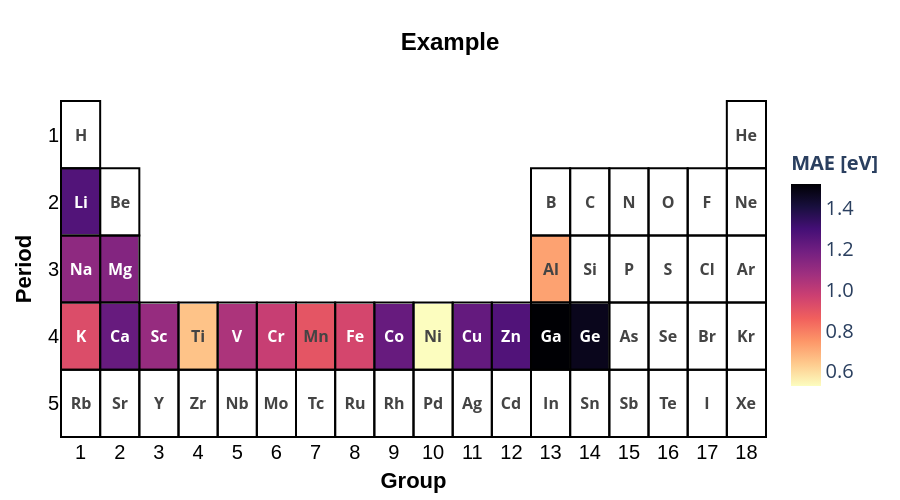

Write notebook code for a chart like this one.
### Code cell
import pandas as pd
import numpy as np
import plotly.graph_objects as go

# df is your DataFrame with columns: "period" (int), "group" (int), "symbol" (str), "value" (int/float)

rows, cols = 5, 18
z = np.full((rows, cols), np.nan)
labels = np.full((rows, cols), '', dtype=object)

# Fill z and labels
for _, row in df.iterrows():
    r = row["period"] - 1
    c = row["group"] - 1
    labels[r, c] = row["symbol"]
    z[r, c] = row["value"] if pd.notnull(row["value"]) else -1 

# Mask -1 values (used for missing data)
z_masked = np.where(z == -1, np.nan, z)

# Create heatmap
fig = go.Figure(data=go.Heatmap(
    z=z_masked,
    text=labels,
    texttemplate="<b>%{text}</b>",
    textfont={"size": 16},
    hoverinfo="text+z",
    colorscale="magma_r",  # reversed colormap
    colorbar=dict(
    title=dict(
        text="<b>MAE [eV]</b>",
        side="top",
        font=dict(size=20)
    ),
    orientation="v",
    x=1.02,
    xanchor="left",
    tickfont=dict(size=20),
    thickness=30,
    len=0.75,
    tickformat=".1f" 
),

    zmin=np.nanmin(z_masked),
    zmax=np.nanmax(z_masked),
    xgap=2,
    ygap=2
))

for r in range(rows):
    for c in range(cols):
        if labels[r, c] != '' and np.isnan(z[r, c]):
            fig.add_shape(
                type="rect",
                x0=c - 0.5, x1=c + 0.5,
                y0=r - 0.5, y1=r + 0.5,
                line=dict(color="black", width=1.5),
                fillcolor="lightgray",
                layer="below"
            )
            fig.add_annotation(
                x=c, y=r,
                text=f"<b>{labels[r, c]}</b>",
                showarrow=False,
                font=dict(size=20, color="black")
            )

# Borders for all defined elements
for _, row in df.iterrows():
    r = row["period"] - 1
    c = row["group"] - 1
    fig.add_shape(
        type="rect",
        x0=c - 0.5, x1=c + 0.5,
        y0=r - 0.5, y1=r + 0.5,
        line=dict(color="black", width=2),
        layer="above"
    )

# Layout with title and axis labels
fig.update_layout(
    title=dict(
        text="<b>Example</b>",
        x=0.5,
        xanchor="center",
        font=dict(size=24, family="Arial", color="black")
    ),
    xaxis=dict(
        tickmode="array",
        tickvals=list(range(18)),
        ticktext=[str(i+1) for i in range(18)],
        showgrid=False,
        zeroline=False,
        tickfont=dict(size=20, family="Arial", color="black"),
        title=dict(
            text="<b>Group</b>",
            font=dict(size=22, family="Arial", color="black"),
            standoff=10
        )
    ),
    yaxis=dict(
        tickmode="array",
        tickvals=list(range(rows)),
        ticktext=[1, 2, 3, 4, 5],
        autorange="reversed",
        showgrid=False,
        zeroline=False,
        tickfont=dict(size=20, family="Arial", color="black"),
        title=dict(
            text="<b>Period</b>",
            font=dict(size=22, family="Arial", color="black"),
            standoff=10
        )
    ),
    plot_bgcolor="white",
    margin=dict(l=60, r=100, t=100, b=60),
    height=500
)

# Show figure
fig.show()

### Figure 1 — Plotly figure (JSON) as saved in the notebook; plotly's stock layout.template omitted (floating-point values rounded to 4 significant figures)
{"data": [{"colorbar": {"len": 0.75, "orientation": "v", "thickness": 30, "tickfont": {"size": 20}, "tickformat": ".1f", "title": {"font": {"size": 20}, "side": "top", "text": "<b>MAE [eV]</b>"}, "x": 1.02, "xanchor": "left"}, "colorscale": [[0, "#fcfdbf"], [0.1111, "#feca8d"], [0.2222, "#fd9668"], [0.3333, "#f1605d"], [0.4444, "#cd4071"], [0.5556, "#9e2f7f"], [0.6667, "#721f81"], [0.7778, "#440f76"], [0.8889, "#180f3d"], [1, "#000004"]], "hoverinfo": "text+z", "text": [["H", "", "", "", "", "", "", "", "", "", "", "", "", "", "", "", "", "He"], ["Li", "Be", "", "", "", "", "", "", "", "", "", "", "B", "C", "N", "O", "F", "Ne"], ["Na", "Mg", "", "", "", "", "", "", "", "", "", "", "Al", "Si", "P", "S", "Cl", "Ar"], ["K", "Ca", "Sc", "Ti", "V", "Cr", "Mn", "Fe", "Co", "Ni", "Cu", "Zn", "Ga", "Ge", "As", "Se", "Br", "Kr"], ["Rb", "Sr", "Y", "Zr", "Nb", "Mo", "Tc", "Ru", "Rh", "Pd", "Ag", "Cd", "In", "Sn", "Sb", "Te", "I", "Xe"]], "textfont": {"size": 16}, "texttemplate": "<b>%{text}</b>", "type": "heatmap", "xgap": 2, "ygap": 2, "z": [[NaN, NaN, NaN, NaN, NaN, NaN, NaN, NaN, NaN, NaN, NaN, NaN, NaN, NaN, NaN, NaN, NaN, NaN], [1.265, NaN, NaN, NaN, NaN, NaN, NaN, NaN, NaN, NaN, NaN, NaN, NaN, NaN, NaN, NaN, NaN, NaN], [1.119, 1.147, NaN, NaN, NaN, NaN, NaN, NaN, NaN, NaN, NaN, NaN, 0.7232, NaN, NaN, NaN, NaN, NaN], [0.9257, 1.216, 1.1, 0.6527, 1.046, 0.9819, 0.8972, 0.9486, 1.216, 0.5282, 1.222, 1.269, 1.52, 1.474, NaN, NaN, NaN, NaN], [NaN, NaN, NaN, NaN, NaN, NaN, NaN, NaN, NaN, NaN, NaN, NaN, NaN, NaN, NaN, NaN, NaN, NaN]], "zmax": 1.52, "zmin": 0.5282}], "layout": {"height": 500, "margin": {"b": 60, "l": 60, "r": 100, "t": 100}, "plot_bgcolor": "white", "shapes": [{"layer": "above", "line": {"color": "black", "width": 2}, "type": "rect", "x0": -0.5, "x1": 0.5, "y0": -0.5, "y1": 0.5}, {"layer": "above", "line": {"color": "black", "width": 2}, "type": "rect", "x0": 16.5, "x1": 17.5, "y0": -0.5, "y1": 0.5}, {"layer": "above", "line": {"color": "black", "width": 2}, "type": "rect", "x0": -0.5, "x1": 0.5, "y0": 0.5, "y1": 1.5}, {"layer": "above", "line": {"color": "black", "width": 2}, "type": "rect", "x0": 0.5, "x1": 1.5, "y0": 0.5, "y1": 1.5}, {"layer": "above", "line": {"color": "black", "width": 2}, "type": "rect", "x0": 11.5, "x1": 12.5, "y0": 0.5, "y1": 1.5}, {"layer": "above", "line": {"color": "black", "width": 2}, "type": "rect", "x0": 12.5, "x1": 13.5, "y0": 0.5, "y1": 1.5}, {"layer": "above", "line": {"color": "black", "width": 2}, "type": "rect", "x0": 13.5, "x1": 14.5, "y0": 0.5, "y1": 1.5}, {"layer": "above", "line": {"color": "black", "width": 2}, "type": "rect", "x0": 14.5, "x1": 15.5, "y0": 0.5, "y1": 1.5}, {"layer": "above", "line": {"color": "black", "width": 2}, "type": "rect", "x0": 15.5, "x1": 16.5, "y0": 0.5, "y1": 1.5}, {"layer": "above", "line": {"color": "black", "width": 2}, "type": "rect", "x0": 16.5, "x1": 17.5, "y0": 0.5, "y1": 1.5}, {"layer": "above", "line": {"color": "black", "width": 2}, "type": "rect", "x0": -0.5, "x1": 0.5, "y0": 1.5, "y1": 2.5}, {"layer": "above", "line": {"color": "black", "width": 2}, "type": "rect", "x0": 0.5, "x1": 1.5, "y0": 1.5, "y1": 2.5}, {"layer": "above", "line": {"color": "black", "width": 2}, "type": "rect", "x0": 11.5, "x1": 12.5, "y0": 1.5, "y1": 2.5}, {"layer": "above", "line": {"color": "black", "width": 2}, "type": "rect", "x0": 12.5, "x1": 13.5, "y0": 1.5, "y1": 2.5}, {"layer": "above", "line": {"color": "black", "width": 2}, "type": "rect", "x0": 13.5, "x1": 14.5, "y0": 1.5, "y1": 2.5}, {"layer": "above", "line": {"color": "black", "width": 2}, "type": "rect", "x0": 14.5, "x1": 15.5, "y0": 1.5, "y1": 2.5}, {"layer": "above", "line": {"color": "black", "width": 2}, "type": "rect", "x0": 15.5, "x1": 16.5, "y0": 1.5, "y1": 2.5}, {"layer": "above", "line": {"color": "black", "width": 2}, "type": "rect", "x0": 16.5, "x1": 17.5, "y0": 1.5, "y1": 2.5}, {"layer": "above", "line": {"color": "black", "width": 2}, "type": "rect", "x0": -0.5, "x1": 0.5, "y0": 2.5, "y1": 3.5}, {"layer": "above", "line": {"color": "black", "width": 2}, "type": "rect", "x0": 0.5, "x1": 1.5, "y0": 2.5, "y1": 3.5}, {"layer": "above", "line": {"color": "black", "width": 2}, "type": "rect", "x0": 1.5, "x1": 2.5, "y0": 2.5, "y1": 3.5}, {"layer": "above", "line": {"color": "black", "width": 2}, "type": "rect", "x0": 2.5, "x1": 3.5, "y0": 2.5, "y1": 3.5}, {"layer": "above", "line": {"color": "black", "width": 2}, "type": "rect", "x0": 3.5, "x1": 4.5, "y0": 2.5, "y1": 3.5}, {"layer": "above", "line": {"color": "black", "width": 2}, "type": "rect", "x0": 4.5, "x1": 5.5, "y0": 2.5, "y1": 3.5}, {"layer": "above", "line": {"color": "black", "width": 2}, "type": "rect", "x0": 5.5, "x1": 6.5, "y0": 2.5, "y1": 3.5}, {"layer": "above", "line": {"color": "black", "width": 2}, "type": "rect", "x0": 6.5, "x1": 7.5, "y0": 2.5, "y1": 3.5}, {"layer": "above", "line": {"color": "black", "width": 2}, "type": "rect", "x0": 7.5, "x1": 8.5, "y0": 2.5, "y1": 3.5}, {"layer": "above", "line": {"color": "black", "width": 2}, "type": "rect", "x0": 8.5, "x1": 9.5, "y0": 2.5, "y1": 3.5}, {"layer": "above", "line": {"color": "black", "width": 2}, "type": "rect", "x0": 9.5, "x1": 10.5, "y0": 2.5, "y1": 3.5}, {"layer": "above", "line": {"color": "black", "width": 2}, "type": "rect", "x0": 10.5, "x1": 11.5, "y0": 2.5, "y1": 3.5}, {"layer": "above", "line": {"color": "black", "width": 2}, "type": "rect", "x0": 11.5, "x1": 12.5, "y0": 2.5, "y1": 3.5}, {"layer": "above", "line": {"color": "black", "width": 2}, "type": "rect", "x0": 12.5, "x1": 13.5, "y0": 2.5, "y1": 3.5}, {"layer": "above", "line": {"color": "black", "width": 2}, "type": "rect", "x0": 13.5, "x1": 14.5, "y0": 2.5, "y1": 3.5}, {"layer": "above", "line": {"color": "black", "width": 2}, "type": "rect", "x0": 14.5, "x1": 15.5, "y0": 2.5, "y1": 3.5}, {"layer": "above", "line": {"color": "black", "width": 2}, "type": "rect", "x0": 15.5, "x1": 16.5, "y0": 2.5, "y1": 3.5}, {"layer": "above", "line": {"color": "black", "width": 2}, "type": "rect", "x0": 16.5, "x1": 17.5, "y0": 2.5, "y1": 3.5}, {"layer": "above", "line": {"color": "black", "width": 2}, "type": "rect", "x0": -0.5, "x1": 0.5, "y0": 3.5, "y1": 4.5}, {"layer": "above", "line": {"color": "black", "width": 2}, "type": "rect", "x0": 0.5, "x1": 1.5, "y0": 3.5, "y1": 4.5}, {"layer": "above", "line": {"color": "black", "width": 2}, "type": "rect", "x0": 1.5, "x1": 2.5, "y0": 3.5, "y1": 4.5}, {"layer": "above", "line": {"color": "black", "width": 2}, "type": "rect", "x0": 2.5, "x1": 3.5, "y0": 3.5, "y1": 4.5}, {"layer": "above", "line": {"color": "black", "width": 2}, "type": "rect", "x0": 3.5, "x1": 4.5, "y0": 3.5, "y1": 4.5}, {"layer": "above", "line": {"color": "black", "width": 2}, "type": "rect", "x0": 4.5, "x1": 5.5, "y0": 3.5, "y1": 4.5}, {"layer": "above", "line": {"color": "black", "width": 2}, "type": "rect", "x0": 5.5, "x1": 6.5, "y0": 3.5, "y1": 4.5}, {"layer": "above", "line": {"color": "black", "width": 2}, "type": "rect", "x0": 6.5, "x1": 7.5, "y0": 3.5, "y1": 4.5}, {"layer": "above", "line": {"color": "black", "width": 2}, "type": "rect", "x0": 7.5, "x1": 8.5, "y0": 3.5, "y1": 4.5}, {"layer": "above", "line": {"color": "black", "width": 2}, "type": "rect", "x0": 8.5, "x1": 9.5, "y0": 3.5, "y1": 4.5}, {"layer": "above", "line": {"color": "black", "width": 2}, "type": "rect", "x0": 9.5, "x1": 10.5, "y0": 3.5, "y1": 4.5}, {"layer": "above", "line": {"color": "black", "width": 2}, "type": "rect", "x0": 10.5, "x1": 11.5, "y0": 3.5, "y1": 4.5}, {"layer": "above", "line": {"color": "black", "width": 2}, "type": "rect", "x0": 11.5, "x1": 12.5, "y0": 3.5, "y1": 4.5}, {"layer": "above", "line": {"color": "black", "width": 2}, "type": "rect", "x0": 12.5, "x1": 13.5, "y0": 3.5, "y1": 4.5}, {"layer": "above", "line": {"color": "black", "width": 2}, "type": "rect", "x0": 13.5, "x1": 14.5, "y0": 3.5, "y1": 4.5}, {"layer": "above", "line": {"color": "black", "width": 2}, "type": "rect", "x0": 14.5, "x1": 15.5, "y0": 3.5, "y1": 4.5}, {"layer": "above", "line": {"color": "black", "width": 2}, "type": "rect", "x0": 15.5, "x1": 16.5, "y0": 3.5, "y1": 4.5}, {"layer": "above", "line": {"color": "black", "width": 2}, "type": "rect", "x0": 16.5, "x1": 17.5, "y0": 3.5, "y1": 4.5}], "title": {"font": {"color": "black", "family": "Arial", "size": 24}, "text": "<b>Example</b>", "x": 0.5, "xanchor": "center"}, "xaxis": {"showgrid": false, "tickfont": {"color": "black", "family": "Arial", "size": 20}, "tickmode": "array", "ticktext": ["1", "2", "3", "4", "5", "6", "7", "8", "9", "10", "11", "12", "13", "14", "15", "16", "17", "18"], "tickvals": [0, 1, 2, 3, 4, 5, 6, 7, 8, 9, 10, 11, 12, 13, 14, 15, 16, 17], "title": {"font": {"color": "black", "family": "Arial", "size": 22}, "standoff": 10, "text": "<b>Group</b>"}, "zeroline": false}, "yaxis": {"autorange": "reversed", "showgrid": false, "tickfont": {"color": "black", "family": "Arial", "size": 20}, "tickmode": "array", "ticktext": [1, 2, 3, 4, 5], "tickvals": [0, 1, 2, 3, 4], "title": {"font": {"color": "black", "family": "Arial", "size": 22}, "standoff": 10, "text": "<b>Period</b>"}, "zeroline": false}}}
